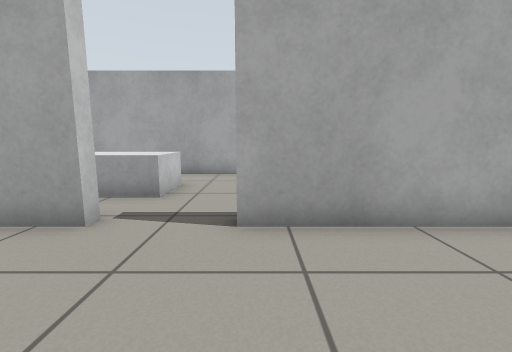
View 1 (above)

16 first-person views from a walk through a world built for the Gazebo simulator. The camera is 0.68 m above the floor, tilts 8° down and sees 90° across. The floor is counted in squares, 0.5 m on a side. Each view is taken from the middle of a square. On the plan, view 1 faces up. The plan holds only what a view shows up to about 13 squares ahead; the rest is blank.

View 2
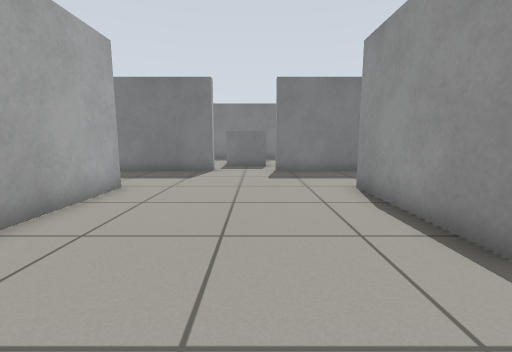

View 3
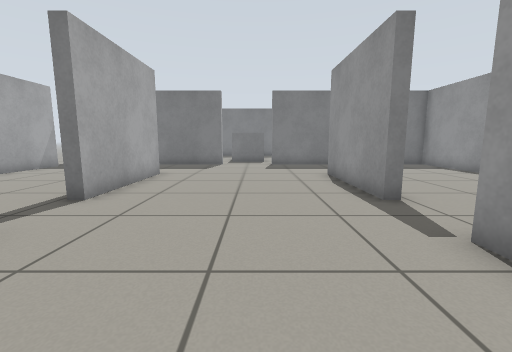

View 4
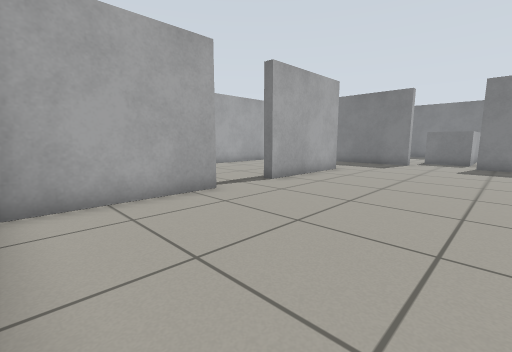

View 5
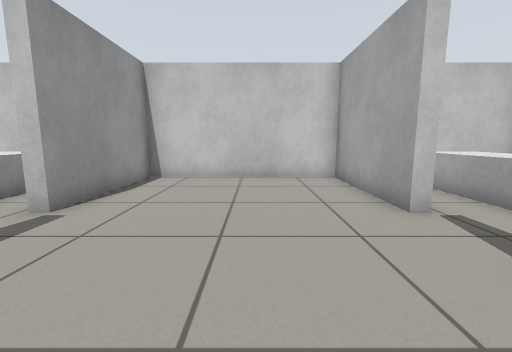

View 6
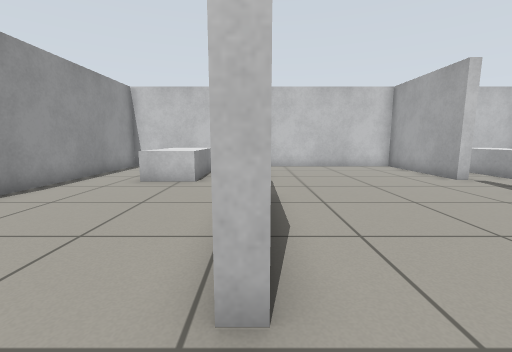

View 7
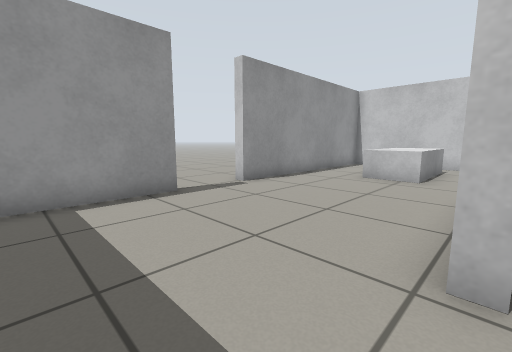

View 8
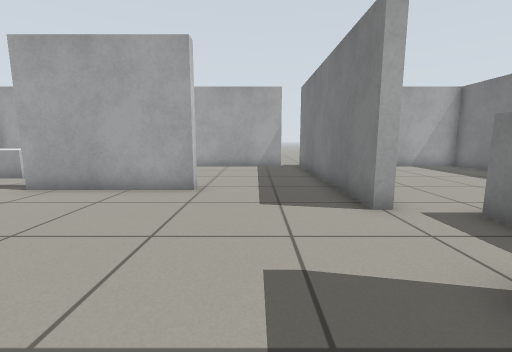

View 9
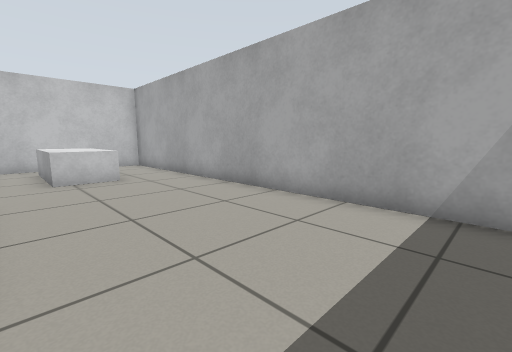

View 10
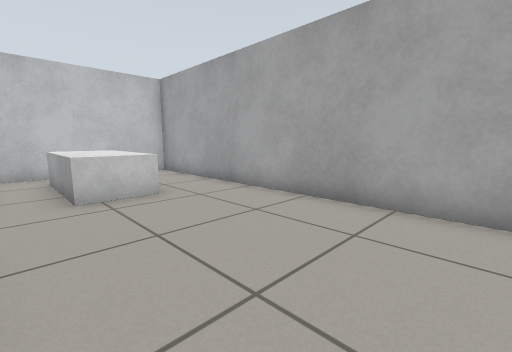

View 11
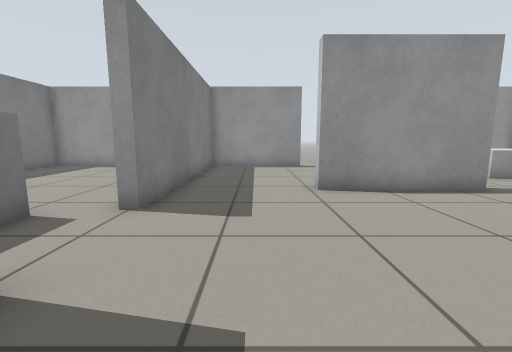

View 12
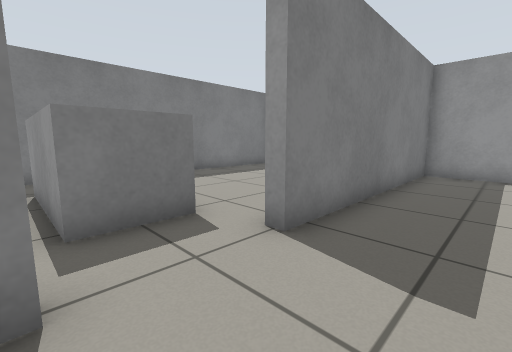

View 13
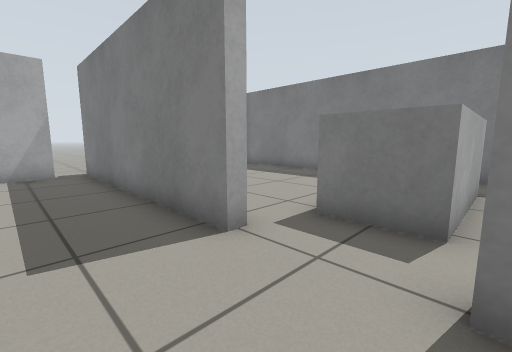

View 14
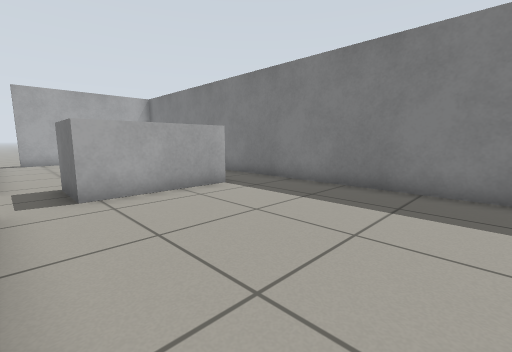

View 15
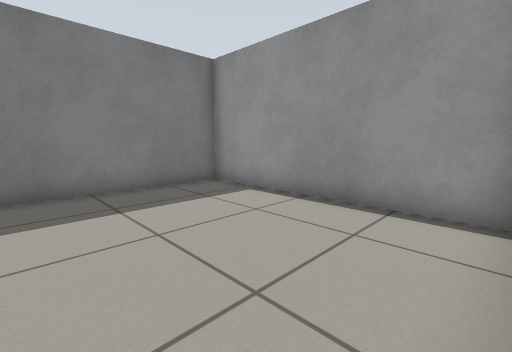

View 16
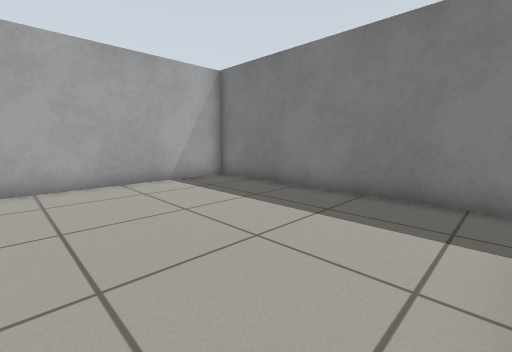

### Floor plan
Ten units are one square. View 1 is at (0, 0); x grows to the right and y downward. Boxes are objects, and circles mark ways between rooms. Rooms are numbered by the first view taken in them; rooms with no view inside come last. Other rooms are left out.
<svg viewBox="-78 -115 246 213">
<path fill="none" stroke="#000" d="M-3 34 -3 29 43 29 43 34M-27 -39 -73 -39 -73 29 -27 29 -27 34M43 -39 -3 -39M83 -19 83 -36M83 36 83 9M-3 -39 -3 -44M-27 -44 -27 -39M43 -44 43 -39M74 -103 -73 -103 -73 -49M83 -36 83 -105M88 -19 83 -19M83 9 88 9M89 93 163 93 163 -103 96 -103M36 93 83 93 83 36M-73 45 -73 93 13 93"/>
<rect x="-65" y="-85" width="40" height="30" fill="#bbb"><title>white box</title></rect>
<rect x="95" y="-15" width="50" height="20" fill="#bbb"><title>white box</title></rect>
<rect x="-65" y="45" width="40" height="30" fill="#bbb"><title>white box</title></rect>
<circle cx="-15" cy="-40" r="3" fill="#2a7"/>
<circle cx="60" cy="-40" r="3" fill="#2a7"/>
<circle cx="80" cy="-5" r="3" fill="#2a7"/>
<circle cx="-15" cy="30" r="3" fill="#2a7"/>
<circle cx="60" cy="30" r="3" fill="#2a7"/>
<text x="0" y="0">1</text>
<text x="0" y="-70">2</text>
<text x="120" y="-10">3</text>
<text x="0" y="60">4</text>
</svg>
Room 1 opens to room 2. Room 1 opens to room 3. Room 1 opens to room 4.

Where each view was taken, in squares from view 1:
view 1: 0 up, 0 right, facing up
view 2: 0 up, 3 left, facing right
view 3: 0 up, 6 left, facing right
view 4: 2 down, 7 left, facing up-right
view 5: 1 up, 2 right, facing left
view 6: 3 down, 6 right, facing left
view 7: 3 down, 7 right, facing down-left
view 8: 3 down, 6 right, facing up
view 9: 5 up, 7 right, facing up-left
view 10: 5 up, 4 right, facing up-left
view 11: 4 up, 6 right, facing down
view 12: 2 up, 6 right, facing down-right
view 13: 1 down, 6 right, facing up-right
view 14: 7 down, 9 right, facing up-right
view 15: 4 down, 9 right, facing down-right
view 16: 2 up, 10 right, facing up-right
